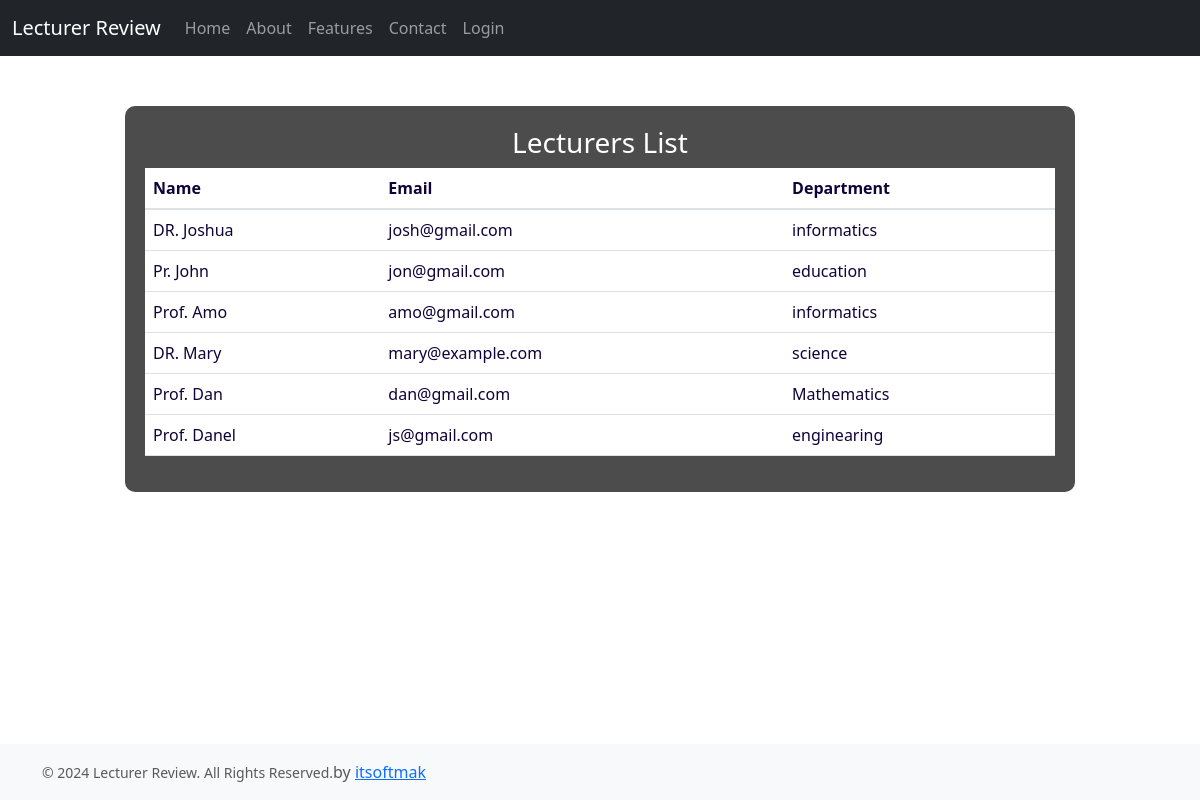
Page /lecturer_list on the earlier database version.
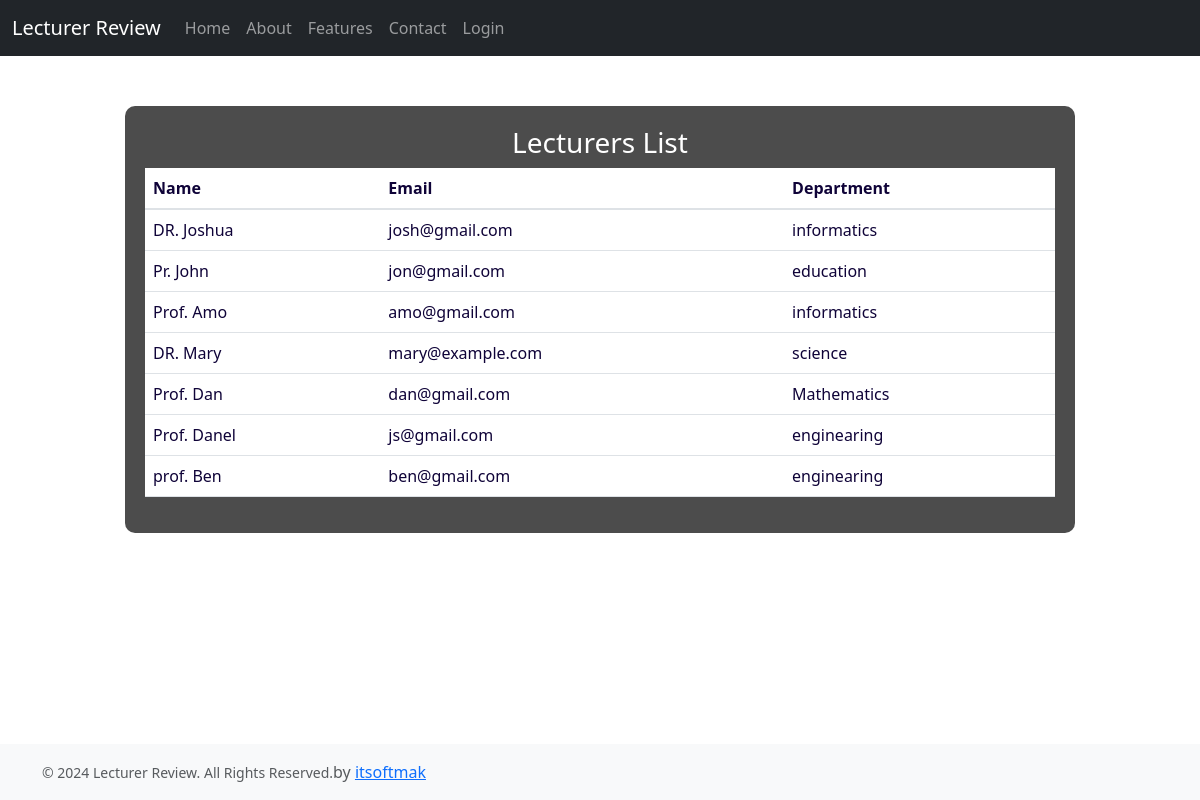
Same page on the later database version.
### students/models.py (models this page shows, shortened)
class Lecturer(models.Model):
    name = models.CharField(max_length=100)
    email = models.EmailField()
    department = models.CharField(max_length=100)

### students/views.py (the view)
# urls.py: path("lecturer_list", lecturer_list, name="lecturer_list"),
def lecturer_list(request):
    lecturers = Lecturer.objects.all()
    context = {
        'lecturers': lecturers
    }
    return render(request, 'lecturer_list.html', context)

### students/context_processors.py (called while the page is built)
def lecturers(request):
    return {'lecturers': Lecturer.objects.all()}

### students/templates/lecturer_list.html (shortened to what this page needs)
{% extends 'base.html' %}
{% block main %}
<div class="container">
  <div class="row justify-content-center">
    <div class="col-md-10 content">
      <h3 class="text-center">Lecturers List</h3>
      <table class="table table-hover">
        <thead>
          <tr>
            <th scope="col">Name</th>
            <th scope="col">Email</th>
            <th scope="col">Department</th>
          </tr>
        </thead>
        <tbody>
          {% for lecturer in lecturers %}
          <tr>
            <td>{{ lecturer.name }}</td>
            <td>{{ lecturer.email }}</td>
            <td>{{ lecturer.department }}</td>
          </tr>
          {% endfor %}
        </tbody>
      </table>
    </div>
  </div>
</div>
{% endblock %}

Differences in the rows shown:
added Lecturer: name "prof. Ben", email "ben@gmail.com", department "enginearing"
